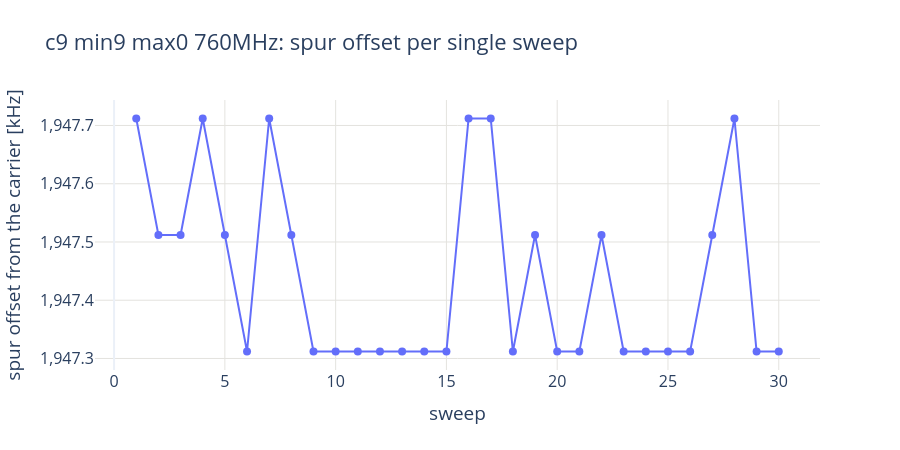
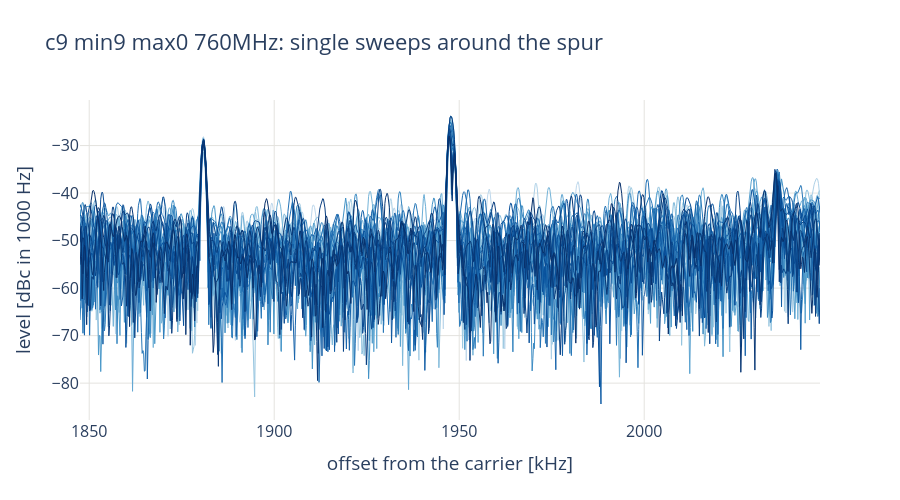
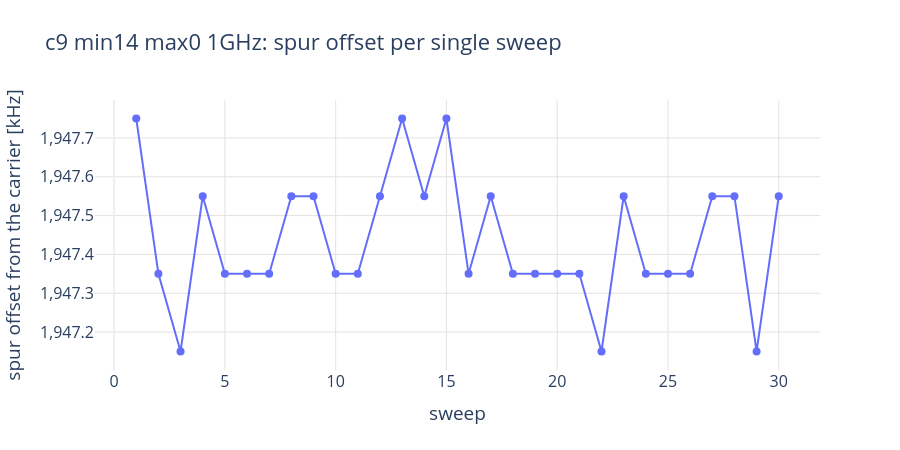
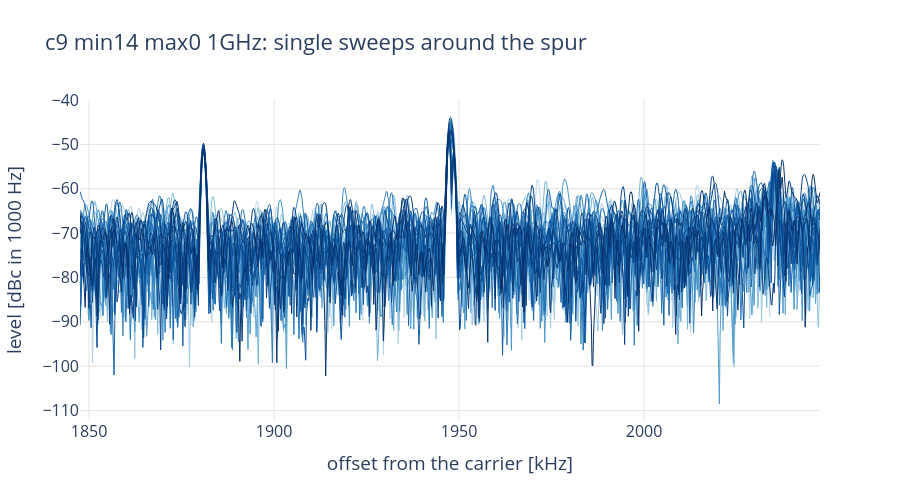

Source (notebook cell) for these figures, in order:
### Code cell
# Sequence of single sweeps around the upper spur per point: the spur's offset from the carrier per sweep (does it
# move?), and all sweeps on top of each other (light: first, dark: last). One figure each.
from plotly.colors import sample_colorscale

for label, c in caps[caps["step"] == "sequence"].groupby("label", sort=False):
    fig = go.Figure()
    fig.add_scatter(x=c["sweep"], y=c["peak_offset"] / 1e3, mode="lines+markers", marker=dict(size=8),
                    hovertemplate="sweep %{x}: %{y:.3f} kHz<extra></extra>")
    fig.update_layout(title=f"{label}: spur offset per single sweep", height=450)
    fig.update_xaxes(title="sweep", gridcolor=GRID)
    fig.update_yaxes(title="spur offset from the carrier [kHz]", gridcolor=GRID, exponentformat="none")
    save(fig, f"{label.replace(' ', '_')}_sequence_offset")

    fig = go.Figure()
    t_all = traces[(traces["label"] == label) & (traces["step"] == "sequence")]
    for r in c.itertuples():
        t = t_all[t_all["sweep"] == r.sweep]
        fig.add_scatter(x=(t["freq"] - r.f_carrier) / 1e3, y=t["level_dbm"] - r.carrier_dbm, mode="lines",
                        showlegend=False, line=dict(width=1, color=sample_colorscale("Blues", [0.25 + 0.75 * r.sweep
                                                                                              / len(c)])[0]),
                        hovertemplate=f"sweep {r.sweep}" + "<br>%{x:.3f} kHz: %{y:.1f} dBc<extra></extra>")
    fig.update_layout(title=f"{label}: single sweeps around the spur", height=500)
    fig.update_xaxes(title="offset from the carrier [kHz]", gridcolor=GRID, exponentformat="none")
    fig.update_yaxes(title=f"level [dBc in {c['rbw'].iloc[0]:g} Hz]", gridcolor=GRID)
    save(fig, f"{label.replace(' ', '_')}_sequence_sweeps")

### Figure 1 — Plotly figure (JSON) as saved in the notebook; plotly's stock layout.template omitted (floating-point values rounded to 4 significant figures)
{"data": [{"hovertemplate": "sweep %{x}: %{y:.3f} kHz<extra></extra>", "marker": {"size": 8}, "mode": "lines+markers", "type": "scatter", "x": [1, 2, 3, 4, 5, 6, 7, 8, 9, 10, 11, 12, 13, 14, 15, 16, 17, 18, 19, 20, 21, 22, 23, 24, 25, 26, 27, 28, 29, 30], "y": [1948.0, 1948.0, 1948.0, 1948.0, 1948.0, 1947.0, 1948.0, 1948.0, 1947.0, 1947.0, 1947.0, 1947.0, 1947.0, 1947.0, 1947.0, 1948.0, 1948.0, 1947.0, 1948.0, 1947.0, 1947.0, 1948.0, 1947.0, 1947.0, 1947.0, 1947.0, 1948.0, 1948.0, 1947.0, 1947.0]}], "layout": {"font": {"size": 16}, "height": 450, "title": {"text": "c9 min9 max0 760MHz: spur offset per single sweep"}, "xaxis": {"gridcolor": "#e4e3df", "title": {"text": "sweep"}}, "yaxis": {"exponentformat": "none", "gridcolor": "#e4e3df", "title": {"text": "spur offset from the carrier [kHz]"}}}}

### Figure 2 — Plotly figure (JSON) as saved in the notebook; plotly's stock layout.template omitted (floating-point values rounded to 4 significant figures; data arrays with more than 128 entries replaced by an {"elided": "..."} marker saying what was removed)
{"data": [{"hovertemplate": "sweep 1<br>%{x:.3f} kHz: %{y:.1f} dBc<extra></extra>", "line": {"color": "rgb(190, 216, 236)", "width": 1}, "mode": "lines", "showlegend": false, "type": "scatter", "x": {"elided": "1001 float values"}, "y": {"elided": "1001 float values"}}, {"hovertemplate": "sweep 2<br>%{x:.3f} kHz: %{y:.1f} dBc<extra></extra>", "line": {"color": "rgb(182, 212, 233)", "width": 1}, "mode": "lines", "showlegend": false, "type": "scatter", "x": {"elided": "1001 float values"}, "y": {"elided": "1001 float values"}}, {"hovertemplate": "sweep 3<br>%{x:.3f} kHz: %{y:.1f} dBc<extra></extra>", "line": {"color": "rgb(174, 209, 231)", "width": 1}, "mode": "lines", "showlegend": false, "type": "scatter", "x": {"elided": "1001 float values"}, "y": {"elided": "1001 float values"}}, {"hovertemplate": "sweep 4<br>%{x:.3f} kHz: %{y:.1f} dBc<extra></extra>", "line": {"color": "rgb(166, 205, 228)", "width": 1}, "mode": "lines", "showlegend": false, "type": "scatter", "x": {"elided": "1001 float values"}, "y": {"elided": "1001 float values"}}, {"hovertemplate": "sweep 5<br>%{x:.3f} kHz: %{y:.1f} dBc<extra></extra>", "line": {"color": "rgb(158, 202, 225)", "width": 1}, "mode": "lines", "showlegend": false, "type": "scatter", "x": {"elided": "1001 float values"}, "y": {"elided": "1001 float values"}}, {"hovertemplate": "sweep 6<br>%{x:.3f} kHz: %{y:.1f} dBc<extra></extra>", "line": {"color": "rgb(148, 196, 223)", "width": 1}, "mode": "lines", "showlegend": false, "type": "scatter", "x": {"elided": "1001 float values"}, "y": {"elided": "1001 float values"}}, {"hovertemplate": "sweep 7<br>%{x:.3f} kHz: %{y:.1f} dBc<extra></extra>", "line": {"color": "rgb(138, 191, 221)", "width": 1}, "mode": "lines", "showlegend": false, "type": "scatter", "x": {"elided": "1001 float values"}, "y": {"elided": "1001 float values"}}, {"hovertemplate": "sweep 8<br>%{x:.3f} kHz: %{y:.1f} dBc<extra></extra>", "line": {"color": "rgb(127, 185, 218)", "width": 1}, "mode": "lines", "showlegend": false, "type": "scatter", "x": {"elided": "1001 float values"}, "y": {"elided": "1001 float values"}}, {"hovertemplate": "sweep 9<br>%{x:.3f} kHz: %{y:.1f} dBc<extra></extra>", "line": {"color": "rgb(117, 180, 216)", "width": 1}, "mode": "lines", "showlegend": false, "type": "scatter", "x": {"elided": "1001 float values"}, "y": {"elided": "1001 float values"}}, {"hovertemplate": "sweep 10<br>%{x:.3f} kHz: %{y:.1f} dBc<extra></extra>", "line": {"color": "rgb(107, 174, 214)", "width": 1}, "mode": "lines", "showlegend": false, "type": "scatter", "x": {"elided": "1001 float values"}, "y": {"elided": "1001 float values"}}, {"hovertemplate": "sweep 11<br>%{x:.3f} kHz: %{y:.1f} dBc<extra></extra>", "line": {"color": "rgb(99, 168, 211)", "width": 1}, "mode": "lines", "showlegend": false, "type": "scatter", "x": {"elided": "1001 float values"}, "y": {"elided": "1001 float values"}}, {"hovertemplate": "sweep 12<br>%{x:.3f} kHz: %{y:.1f} dBc<extra></extra>", "line": {"color": "rgb(91, 163, 208)", "width": 1}, "mode": "lines", "showlegend": false, "type": "scatter", "x": {"elided": "1001 float values"}, "y": {"elided": "1001 float values"}}, {"hovertemplate": "sweep 13<br>%{x:.3f} kHz: %{y:.1f} dBc<extra></extra>", "line": {"color": "rgb(82, 157, 204)", "width": 1}, "mode": "lines", "showlegend": false, "type": "scatter", "x": {"elided": "1001 float values"}, "y": {"elided": "1001 float values"}}, {"hovertemplate": "sweep 14<br>%{x:.3f} kHz: %{y:.1f} dBc<extra></extra>", "line": {"color": "rgb(74, 152, 201)", "width": 1}, "mode": "lines", "showlegend": false, "type": "scatter", "x": {"elided": "1001 float values"}, "y": {"elided": "1001 float values"}}, {"hovertemplate": "sweep 15<br>%{x:.3f} kHz: %{y:.1f} dBc<extra></extra>", "line": {"color": "rgb(66, 146, 198)", "width": 1}, "mode": "lines", "showlegend": false, "type": "scatter", "x": {"elided": "1001 float values"}, "y": {"elided": "1001 float values"}}, {"hovertemplate": "sweep 16<br>%{x:.3f} kHz: %{y:.1f} dBc<extra></extra>", "line": {"color": "rgb(59, 139, 195)", "width": 1}, "mode": "lines", "showlegend": false, "type": "scatter", "x": {"elided": "1001 float values"}, "y": {"elided": "1001 float values"}}, {"hovertemplate": "sweep 17<br>%{x:.3f} kHz: %{y:.1f} dBc<extra></extra>", "line": {"color": "rgb(53, 133, 191)", "width": 1}, "mode": "lines", "showlegend": false, "type": "scatter", "x": {"elided": "1001 float values"}, "y": {"elided": "1001 float values"}}, {"hovertemplate": "sweep 18<br>%{x:.3f} kHz: %{y:.1f} dBc<extra></extra>", "line": {"color": "rgb(46, 126, 188)", "width": 1}, "mode": "lines", "showlegend": false, "type": "scatter", "x": {"elided": "1001 float values"}, "y": {"elided": "1001 float values"}}, {"hovertemplate": "sweep 19<br>%{x:.3f} kHz: %{y:.1f} dBc<extra></extra>", "line": {"color": "rgb(40, 120, 184)", "width": 1}, "mode": "lines", "showlegend": false, "type": "scatter", "x": {"elided": "1001 float values"}, "y": {"elided": "1001 float values"}}, {"hovertemplate": "sweep 20<br>%{x:.3f} kHz: %{y:.1f} dBc<extra></extra>", "line": {"color": "rgb(33, 113, 181)", "width": 1}, "mode": "lines", "showlegend": false, "type": "scatter", "x": {"elided": "1001 float values"}, "y": {"elided": "1001 float values"}}, {"hovertemplate": "sweep 21<br>%{x:.3f} kHz: %{y:.1f} dBc<extra></extra>", "line": {"color": "rgb(28, 107, 176)", "width": 1}, "mode": "lines", "showlegend": false, "type": "scatter", "x": {"elided": "1001 float values"}, "y": {"elided": "1001 float values"}}, {"hovertemplate": "sweep 22<br>%{x:.3f} kHz: %{y:.1f} dBc<extra></extra>", "line": {"color": "rgb(23, 100, 171)", "width": 1}, "mode": "lines", "showlegend": false, "type": "scatter", "x": {"elided": "1001 float values"}, "y": {"elided": "1001 float values"}}, {"hovertemplate": "sweep 23<br>%{x:.3f} kHz: %{y:.1f} dBc<extra></extra>", "line": {"color": "rgb(18, 94, 166)", "width": 1}, "mode": "lines", "showlegend": false, "type": "scatter", "x": {"elided": "1001 float values"}, "y": {"elided": "1001 float values"}}, {"hovertemplate": "sweep 24<br>%{x:.3f} kHz: %{y:.1f} dBc<extra></extra>", "line": {"color": "rgb(13, 87, 161)", "width": 1}, "mode": "lines", "showlegend": false, "type": "scatter", "x": {"elided": "1001 float values"}, "y": {"elided": "1001 float values"}}, {"hovertemplate": "sweep 25<br>%{x:.3f} kHz: %{y:.1f} dBc<extra></extra>", "line": {"color": "rgb(8, 81, 156)", "width": 1}, "mode": "lines", "showlegend": false, "type": "scatter", "x": {"elided": "1001 float values"}, "y": {"elided": "1001 float values"}}, {"hovertemplate": "sweep 26<br>%{x:.3f} kHz: %{y:.1f} dBc<extra></extra>", "line": {"color": "rgb(8, 74, 146)", "width": 1}, "mode": "lines", "showlegend": false, "type": "scatter", "x": {"elided": "1001 float values"}, "y": {"elided": "1001 float values"}}, {"hovertemplate": "sweep 27<br>%{x:.3f} kHz: %{y:.1f} dBc<extra></extra>", "line": {"color": "rgb(8, 68, 136)", "width": 1}, "mode": "lines", "showlegend": false, "type": "scatter", "x": {"elided": "1001 float values"}, "y": {"elided": "1001 float values"}}, {"hovertemplate": "sweep 28<br>%{x:.3f} kHz: %{y:.1f} dBc<extra></extra>", "line": {"color": "rgb(8, 61, 127)", "width": 1}, "mode": "lines", "showlegend": false, "type": "scatter", "x": {"elided": "1001 float values"}, "y": {"elided": "1001 float values"}}, {"hovertemplate": "sweep 29<br>%{x:.3f} kHz: %{y:.1f} dBc<extra></extra>", "line": {"color": "rgb(8, 55, 117)", "width": 1}, "mode": "lines", "showlegend": false, "type": "scatter", "x": {"elided": "1001 float values"}, "y": {"elided": "1001 float values"}}, {"hovertemplate": "sweep 30<br>%{x:.3f} kHz: %{y:.1f} dBc<extra></extra>", "line": {"color": "rgb(8, 48, 107)", "width": 1}, "mode": "lines", "showlegend": false, "type": "scatter", "x": {"elided": "1001 float values"}, "y": {"elided": "1001 float values"}}], "layout": {"font": {"size": 16}, "height": 500, "title": {"text": "c9 min9 max0 760MHz: single sweeps around the spur"}, "xaxis": {"exponentformat": "none", "gridcolor": "#e4e3df", "title": {"text": "offset from the carrier [kHz]"}}, "yaxis": {"gridcolor": "#e4e3df", "title": {"text": "level [dBc in 1000 Hz]"}}}}

### Figure 3 — Plotly figure (JSON) as saved in the notebook; plotly's stock layout.template omitted (floating-point values rounded to 4 significant figures)
{"data": [{"hovertemplate": "sweep %{x}: %{y:.3f} kHz<extra></extra>", "marker": {"size": 8}, "mode": "lines+markers", "type": "scatter", "x": [1, 2, 3, 4, 5, 6, 7, 8, 9, 10, 11, 12, 13, 14, 15, 16, 17, 18, 19, 20, 21, 22, 23, 24, 25, 26, 27, 28, 29, 30], "y": [1948.0, 1947.0, 1947.0, 1948.0, 1947.0, 1947.0, 1947.0, 1948.0, 1948.0, 1947.0, 1947.0, 1948.0, 1948.0, 1948.0, 1948.0, 1947.0, 1948.0, 1947.0, 1947.0, 1947.0, 1947.0, 1947.0, 1948.0, 1947.0, 1947.0, 1947.0, 1948.0, 1948.0, 1947.0, 1948.0]}], "layout": {"font": {"size": 16}, "height": 450, "title": {"text": "c9 min14 max0 1GHz: spur offset per single sweep"}, "xaxis": {"gridcolor": "#e4e3df", "title": {"text": "sweep"}}, "yaxis": {"exponentformat": "none", "gridcolor": "#e4e3df", "title": {"text": "spur offset from the carrier [kHz]"}}}}

### Figure 4 — Plotly figure (JSON) as saved in the notebook; plotly's stock layout.template omitted (floating-point values rounded to 4 significant figures; data arrays with more than 128 entries replaced by an {"elided": "..."} marker saying what was removed)
{"data": [{"hovertemplate": "sweep 1<br>%{x:.3f} kHz: %{y:.1f} dBc<extra></extra>", "line": {"color": "rgb(190, 216, 236)", "width": 1}, "mode": "lines", "showlegend": false, "type": "scatter", "x": {"elided": "1001 float values"}, "y": {"elided": "1001 float values"}}, {"hovertemplate": "sweep 2<br>%{x:.3f} kHz: %{y:.1f} dBc<extra></extra>", "line": {"color": "rgb(182, 212, 233)", "width": 1}, "mode": "lines", "showlegend": false, "type": "scatter", "x": {"elided": "1001 float values"}, "y": {"elided": "1001 float values"}}, {"hovertemplate": "sweep 3<br>%{x:.3f} kHz: %{y:.1f} dBc<extra></extra>", "line": {"color": "rgb(174, 209, 231)", "width": 1}, "mode": "lines", "showlegend": false, "type": "scatter", "x": {"elided": "1001 float values"}, "y": {"elided": "1001 float values"}}, {"hovertemplate": "sweep 4<br>%{x:.3f} kHz: %{y:.1f} dBc<extra></extra>", "line": {"color": "rgb(166, 205, 228)", "width": 1}, "mode": "lines", "showlegend": false, "type": "scatter", "x": {"elided": "1001 float values"}, "y": {"elided": "1001 float values"}}, {"hovertemplate": "sweep 5<br>%{x:.3f} kHz: %{y:.1f} dBc<extra></extra>", "line": {"color": "rgb(158, 202, 225)", "width": 1}, "mode": "lines", "showlegend": false, "type": "scatter", "x": {"elided": "1001 float values"}, "y": {"elided": "1001 float values"}}, {"hovertemplate": "sweep 6<br>%{x:.3f} kHz: %{y:.1f} dBc<extra></extra>", "line": {"color": "rgb(148, 196, 223)", "width": 1}, "mode": "lines", "showlegend": false, "type": "scatter", "x": {"elided": "1001 float values"}, "y": {"elided": "1001 float values"}}, {"hovertemplate": "sweep 7<br>%{x:.3f} kHz: %{y:.1f} dBc<extra></extra>", "line": {"color": "rgb(138, 191, 221)", "width": 1}, "mode": "lines", "showlegend": false, "type": "scatter", "x": {"elided": "1001 float values"}, "y": {"elided": "1001 float values"}}, {"hovertemplate": "sweep 8<br>%{x:.3f} kHz: %{y:.1f} dBc<extra></extra>", "line": {"color": "rgb(127, 185, 218)", "width": 1}, "mode": "lines", "showlegend": false, "type": "scatter", "x": {"elided": "1001 float values"}, "y": {"elided": "1001 float values"}}, {"hovertemplate": "sweep 9<br>%{x:.3f} kHz: %{y:.1f} dBc<extra></extra>", "line": {"color": "rgb(117, 180, 216)", "width": 1}, "mode": "lines", "showlegend": false, "type": "scatter", "x": {"elided": "1001 float values"}, "y": {"elided": "1001 float values"}}, {"hovertemplate": "sweep 10<br>%{x:.3f} kHz: %{y:.1f} dBc<extra></extra>", "line": {"color": "rgb(107, 174, 214)", "width": 1}, "mode": "lines", "showlegend": false, "type": "scatter", "x": {"elided": "1001 float values"}, "y": {"elided": "1001 float values"}}, {"hovertemplate": "sweep 11<br>%{x:.3f} kHz: %{y:.1f} dBc<extra></extra>", "line": {"color": "rgb(99, 168, 211)", "width": 1}, "mode": "lines", "showlegend": false, "type": "scatter", "x": {"elided": "1001 float values"}, "y": {"elided": "1001 float values"}}, {"hovertemplate": "sweep 12<br>%{x:.3f} kHz: %{y:.1f} dBc<extra></extra>", "line": {"color": "rgb(91, 163, 208)", "width": 1}, "mode": "lines", "showlegend": false, "type": "scatter", "x": {"elided": "1001 float values"}, "y": {"elided": "1001 float values"}}, {"hovertemplate": "sweep 13<br>%{x:.3f} kHz: %{y:.1f} dBc<extra></extra>", "line": {"color": "rgb(82, 157, 204)", "width": 1}, "mode": "lines", "showlegend": false, "type": "scatter", "x": {"elided": "1001 float values"}, "y": {"elided": "1001 float values"}}, {"hovertemplate": "sweep 14<br>%{x:.3f} kHz: %{y:.1f} dBc<extra></extra>", "line": {"color": "rgb(74, 152, 201)", "width": 1}, "mode": "lines", "showlegend": false, "type": "scatter", "x": {"elided": "1001 float values"}, "y": {"elided": "1001 float values"}}, {"hovertemplate": "sweep 15<br>%{x:.3f} kHz: %{y:.1f} dBc<extra></extra>", "line": {"color": "rgb(66, 146, 198)", "width": 1}, "mode": "lines", "showlegend": false, "type": "scatter", "x": {"elided": "1001 float values"}, "y": {"elided": "1001 float values"}}, {"hovertemplate": "sweep 16<br>%{x:.3f} kHz: %{y:.1f} dBc<extra></extra>", "line": {"color": "rgb(59, 139, 195)", "width": 1}, "mode": "lines", "showlegend": false, "type": "scatter", "x": {"elided": "1001 float values"}, "y": {"elided": "1001 float values"}}, {"hovertemplate": "sweep 17<br>%{x:.3f} kHz: %{y:.1f} dBc<extra></extra>", "line": {"color": "rgb(53, 133, 191)", "width": 1}, "mode": "lines", "showlegend": false, "type": "scatter", "x": {"elided": "1001 float values"}, "y": {"elided": "1001 float values"}}, {"hovertemplate": "sweep 18<br>%{x:.3f} kHz: %{y:.1f} dBc<extra></extra>", "line": {"color": "rgb(46, 126, 188)", "width": 1}, "mode": "lines", "showlegend": false, "type": "scatter", "x": {"elided": "1001 float values"}, "y": {"elided": "1001 float values"}}, {"hovertemplate": "sweep 19<br>%{x:.3f} kHz: %{y:.1f} dBc<extra></extra>", "line": {"color": "rgb(40, 120, 184)", "width": 1}, "mode": "lines", "showlegend": false, "type": "scatter", "x": {"elided": "1001 float values"}, "y": {"elided": "1001 float values"}}, {"hovertemplate": "sweep 20<br>%{x:.3f} kHz: %{y:.1f} dBc<extra></extra>", "line": {"color": "rgb(33, 113, 181)", "width": 1}, "mode": "lines", "showlegend": false, "type": "scatter", "x": {"elided": "1001 float values"}, "y": {"elided": "1001 float values"}}, {"hovertemplate": "sweep 21<br>%{x:.3f} kHz: %{y:.1f} dBc<extra></extra>", "line": {"color": "rgb(28, 107, 176)", "width": 1}, "mode": "lines", "showlegend": false, "type": "scatter", "x": {"elided": "1001 float values"}, "y": {"elided": "1001 float values"}}, {"hovertemplate": "sweep 22<br>%{x:.3f} kHz: %{y:.1f} dBc<extra></extra>", "line": {"color": "rgb(23, 100, 171)", "width": 1}, "mode": "lines", "showlegend": false, "type": "scatter", "x": {"elided": "1001 float values"}, "y": {"elided": "1001 float values"}}, {"hovertemplate": "sweep 23<br>%{x:.3f} kHz: %{y:.1f} dBc<extra></extra>", "line": {"color": "rgb(18, 94, 166)", "width": 1}, "mode": "lines", "showlegend": false, "type": "scatter", "x": {"elided": "1001 float values"}, "y": {"elided": "1001 float values"}}, {"hovertemplate": "sweep 24<br>%{x:.3f} kHz: %{y:.1f} dBc<extra></extra>", "line": {"color": "rgb(13, 87, 161)", "width": 1}, "mode": "lines", "showlegend": false, "type": "scatter", "x": {"elided": "1001 float values"}, "y": {"elided": "1001 float values"}}, {"hovertemplate": "sweep 25<br>%{x:.3f} kHz: %{y:.1f} dBc<extra></extra>", "line": {"color": "rgb(8, 81, 156)", "width": 1}, "mode": "lines", "showlegend": false, "type": "scatter", "x": {"elided": "1001 float values"}, "y": {"elided": "1001 float values"}}, {"hovertemplate": "sweep 26<br>%{x:.3f} kHz: %{y:.1f} dBc<extra></extra>", "line": {"color": "rgb(8, 74, 146)", "width": 1}, "mode": "lines", "showlegend": false, "type": "scatter", "x": {"elided": "1001 float values"}, "y": {"elided": "1001 float values"}}, {"hovertemplate": "sweep 27<br>%{x:.3f} kHz: %{y:.1f} dBc<extra></extra>", "line": {"color": "rgb(8, 68, 136)", "width": 1}, "mode": "lines", "showlegend": false, "type": "scatter", "x": {"elided": "1001 float values"}, "y": {"elided": "1001 float values"}}, {"hovertemplate": "sweep 28<br>%{x:.3f} kHz: %{y:.1f} dBc<extra></extra>", "line": {"color": "rgb(8, 61, 127)", "width": 1}, "mode": "lines", "showlegend": false, "type": "scatter", "x": {"elided": "1001 float values"}, "y": {"elided": "1001 float values"}}, {"hovertemplate": "sweep 29<br>%{x:.3f} kHz: %{y:.1f} dBc<extra></extra>", "line": {"color": "rgb(8, 55, 117)", "width": 1}, "mode": "lines", "showlegend": false, "type": "scatter", "x": {"elided": "1001 float values"}, "y": {"elided": "1001 float values"}}, {"hovertemplate": "sweep 30<br>%{x:.3f} kHz: %{y:.1f} dBc<extra></extra>", "line": {"color": "rgb(8, 48, 107)", "width": 1}, "mode": "lines", "showlegend": false, "type": "scatter", "x": {"elided": "1001 float values"}, "y": {"elided": "1001 float values"}}], "layout": {"font": {"size": 16}, "height": 500, "title": {"text": "c9 min14 max0 1GHz: single sweeps around the spur"}, "xaxis": {"exponentformat": "none", "gridcolor": "#e4e3df", "title": {"text": "offset from the carrier [kHz]"}}, "yaxis": {"gridcolor": "#e4e3df", "title": {"text": "level [dBc in 1000 Hz]"}}}}
